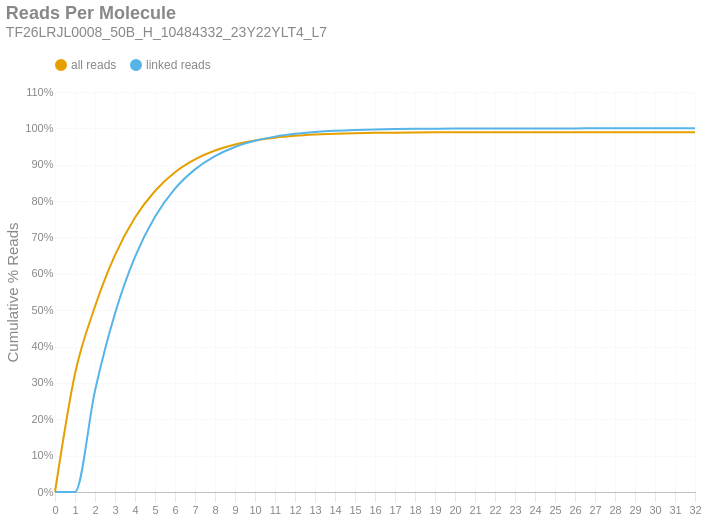

Write notebook code for a chart like this one.
### Markdown cell above
### Reads per Molecule
This chart shows the cumulative distribution of the number of reads per linked molecule. That is, how many alignments are associated with a unique molecule. This excludes the number of reads associated with invalid or absent linked-read barcodes. The `linked` histogram is the percentages recalculated when disregarding singletons.

### Code cell
if SKIPLR:
    print_html(f"Skipped")
else:
    counts = np.bincount(valids['reads'].cast(pl.Int64).to_numpy())
    weighted = counts * np.arange(len(counts))
    all_perc = weighted / n_reads
    linked_perc = weighted / n_linked_reads
    linked_perc[1] = 0
    binned_df = pl.DataFrame({
        'readsper': list(range(len(counts))),
        'all reads (cumsum)': np.cumsum(all_perc).tolist(),
        'linked reads (cumsum)': np.cumsum(linked_perc).tolist(),
    })

    with SafeRender(binned_df):
        (
            density_plot(binned_df, 'Reads Per Molecule', samplename, 'readspmol')
            .encode(
                x=alt.X('readsper:O', title=None).axis(labelAngle=0).scale(padding=0),
                y=alt.Y('value:Q', title='Cumulative % Reads').axis(format='%').stack(False),
                color=alt.Color("key:N").scale(domain=["all reads", "linked reads"]),
                tooltip=[
                    alt.Tooltip("key:N", title="Data Type"),
                    alt.Tooltip("readsper:O", title="Reads Per Molecule"),
                    alt.Tooltip("value:Q", format=".2%", title="% Reads (Cum.)")
                ]            
            )
        ).display()

### Figure 1 — Vega-Lite specification as saved in the notebook (floating-point values rounded to 4 significant figures)
{"width": "container", "height": 400, "config": {"title": {"anchor": "start", "dy": -15, "fontSize": 18, "color": "#888888", "subtitleColor": "#888888", "subtitleFontSize": 14}, "arc": {"fill": "#0072B2"}, "axis": {"domainColor": "#888888", "domainWidth": 0.5, "gridWidth": 0.2, "grid": false, "titleFontWeight": 400, "titleFontSize": 15, "labelFontSize": 11, "labelColor": "#888888", "tickColor": "#888888", "tickWidth": 0.2, "titleColor": "#888888"}, "axisBand": {"grid": false}, "axisX": {"grid": true, "tickSize": 10, "domainCap": "round"}, "axisY": {"domain": false, "grid": true, "tickSize": 0, "domainCap": "round"}, "background": "transparent", "header": {"labelFontSize": 15, "labelColor": "#888888", "titleFontSize": 15, "titleFontWeight": 600, "titleColor": "#888888"}, "legend": {"labelFont": "sans-serif", "labelFontSize": 12, "labelColor": "#888888", "symbolSize": 100, "symbolType": "circle", "titleFontSize": 12, "titlePadding": 10, "titleColor": "#888888", "title": null, "orient": "top"}, "range": {"category": ["#E69F00", "#56B4E9", "#009E73", "#F0E442", "#0072B2", "#D55E00", "#CC79A7", "#000000"], "diverging": ["#cfe8f3", "#a2d4ec", "#73bfe2", "#46abdb", "#1696d2", "#12719e"]}, "area": {"fill": "#0072B2", "fillOpacity": 0.7, "line": true, "strokeOpacity": 0.7}, "line": {"color": "#0072B2", "stroke": "#0072B2", "strokeWidth": 2}, "trail": {"color": "#0072B2", "stroke": "#0072B2", "strokeWidth": 0, "size": 1}, "point": {"filled": true, "fillOpacity": 1.0, "size": 95}, "text": {"color": "#888888", "fontSize": 11, "align": "right", "fontWeight": 400, "size": 11}, "bar": {"fill": "#0072B2", "stroke": null}, "view": {"stroke": null, "continuousWidth": 660, "continuousHeight": 400}}, "data": {"name": "data-4579cbab0a77b40dec2a7c82d5bbab55"}, "mark": {"type": "line", "interpolate": "monotone", "point": {"opacity": 0, "size": 275}}, "encoding": {"color": {"field": "key", "scale": {"domain": ["all reads", "linked reads"]}, "type": "nominal"}, "tooltip": [{"field": "key", "title": "Data Type", "type": "nominal"}, {"field": "readsper", "title": "Reads Per Molecule", "type": "ordinal"}, {"field": "value", "format": ".2%", "title": "% Reads (Cum.)", "type": "quantitative"}], "x": {"axis": {"labelAngle": 0}, "field": "readsper", "scale": {"padding": 0}, "title": null, "type": "ordinal"}, "y": {"axis": {"format": "%"}, "field": "value", "stack": false, "title": "Cumulative % Reads", "type": "quantitative"}}, "params": [{"name": "param_c36ac31b6afebe62", "select": {"type": "point", "fields": ["key"]}, "bind": "legend"}], "title": {"text": "Reads Per Molecule", "subtitle": "TF26LRJL0008_50B_H_10484332_23Y22YLT4_L7"}, "transform": [{"fold": ["all reads (cumsum)", "linked reads (cumsum)"]}, {"calculate": "replace(datum.key, ' (cumsum)', '')", "as": "key"}, {"filter": {"param": "param_c36ac31b6afebe62"}}], "usermeta": {"embedOptions": {"downloadFileName": "TF26LRJL0008_50B_H_10484332_23Y22YLT4_L7.readspmol"}}, "$schema": "https://vega.github.io/schema/vega-lite/v6.4.1.json", "datasets": {"data-4579cbab0a77b40dec2a7c82d5bbab55": [{"readsper": 0, "all reads (cumsum)": 0.0, "linked reads (cumsum)": 0.0}, {"readsper": 1, "all reads (cumsum)": 0.3251, "linked reads (cumsum)": 0.0}, {"readsper": 2, "all reads (cumsum)": 0.5102, "linked reads (cumsum)": 0.2786}, {"readsper": 3, "all reads (cumsum)": 0.6513, "linked reads (cumsum)": 0.4909}, {"readsper": 4, "all reads (cumsum)": 0.7546, "linked reads (cumsum)": 0.6464}, {"readsper": 5, "all reads (cumsum)": 0.8278, "linked reads (cumsum)": 0.7566}, {"readsper": 6, "all reads (cumsum)": 0.8793, "linked reads (cumsum)": 0.8341}, {"readsper": 7, "all reads (cumsum)": 0.9147, "linked reads (cumsum)": 0.8872}, {"readsper": 8, "all reads (cumsum)": 0.939, "linked reads (cumsum)": 0.9239}, {"readsper": 9, "all reads (cumsum)": 0.9556, "linked reads (cumsum)": 0.9489}, {"readsper": 10, "all reads (cumsum)": 0.9668, "linked reads (cumsum)": 0.9658}, {"readsper": 11, "all reads (cumsum)": 0.9745, "linked reads (cumsum)": 0.9773}, {"readsper": 12, "all reads (cumsum)": 0.9796, "linked reads (cumsum)": 0.9849}, {"readsper": 13, "all reads (cumsum)": 0.9828, "linked reads (cumsum)": 0.9899}, {"readsper": 14, "all reads (cumsum)": 0.9851, "linked reads (cumsum)": 0.9933}, {"readsper": 15, "all reads (cumsum)": 0.9867, "linked reads (cumsum)": 0.9956}, {"readsper": 16, "all reads (cumsum)": 0.9876, "linked reads (cumsum)": 0.9971}, {"readsper": 17, "all reads (cumsum)": 0.9883, "linked reads (cumsum)": 0.998}, {"readsper": 18, "all reads (cumsum)": 0.9887, "linked reads (cumsum)": 0.9987}, {"readsper": 19, "all reads (cumsum)": 0.989, "linked reads (cumsum)": 0.9991}, {"readsper": 20, "all reads (cumsum)": 0.9892, "linked reads (cumsum)": 0.9994}, {"readsper": 21, "all reads (cumsum)": 0.9893, "linked reads (cumsum)": 0.9996}, {"readsper": 22, "all reads (cumsum)": 0.9894, "linked reads (cumsum)": 0.9997}, {"readsper": 23, "all reads (cumsum)": 0.9895, "linked reads (cumsum)": 0.9998}, {"readsper": 24, "all reads (cumsum)": 0.9895, "linked reads (cumsum)": 0.9999}, {"readsper": 25, "all reads (cumsum)": 0.9895, "linked reads (cumsum)": 0.9999}, {"readsper": 26, "all reads (cumsum)": 0.9896, "linked reads (cumsum)": 1.0}, {"readsper": 27, "all reads (cumsum)": 0.9896, "linked reads (cumsum)": 1.0}, {"readsper": 28, "all reads (cumsum)": 0.9896, "linked reads (cumsum)": 1.0}, {"readsper": 29, "all reads (cumsum)": 0.9896, "linked reads (cumsum)": 1.0}, {"readsper": 30, "all reads (cumsum)": 0.9896, "linked reads (cumsum)": 1.0}, {"readsper": 31, "all reads (cumsum)": 0.9896, "linked reads (cumsum)": 1.0}, {"readsper": 32, "all reads (cumsum)": 0.9896, "linked reads (cumsum)": 1.0}]}}
